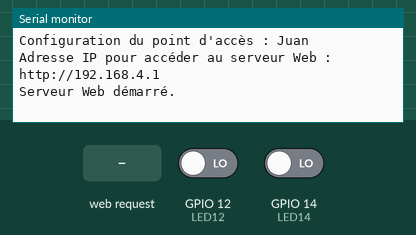
Simulated run of this sketch. Board: ESP32. Parts: the last lines printed to the serial monitor. The test bench sets the inputs (shaded band); at power-on: GPIO 12 (LED12) LOW, GPIO 14 (LED14) LOW.

Above: at 1.2 s.
1.3 s: HTTP request GET /on12 received
At 1.8 s:
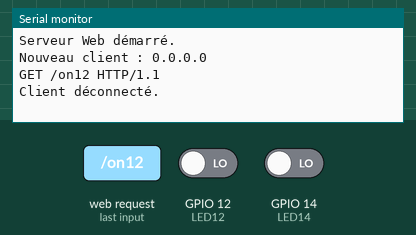
2.8 s: HTTP request GET /off12 received
At 4.0 s:
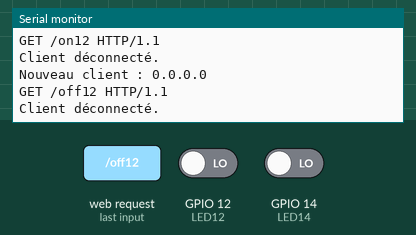
4.3 s: HTTP request GET /consulta received
At 5.3 s:
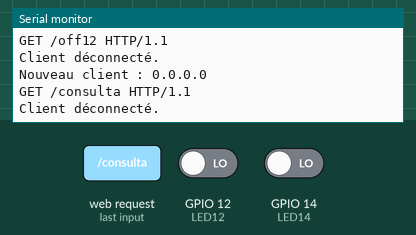

The sketch:

allumer_2led_via_phone.ino
```cpp
// Allumer et éteindre des LED à l'aide de boutons via un point d'accès Wi-Fi (SoftAP).

#include <WiFi.h>
#include <WiFiClient.h>
#include <WiFiAP.h>

// Paramètres du réseau Wi-Fi
const char* nomReseau = "Juan";
const char* motDePasse = "123456789";

// Création du serveur Web sur le port 80
WiFiServer serveur(80);

// Définition des broches des LED
#define LED12  12    // LED connectée à la broche 12
#define LED14  14    // LED connectée à la broche 14

String etat = "";
int delaiReconnexion = 30000; // Délai de reconnexion de 30 secondes.

void setup() {
  Serial.begin(115200);

  // Configuration du point d'accès Wi-Fi
  Serial.println();
  Serial.print("Configuration du point d'accès : ");
  Serial.println(nomReseau);

  WiFi.softAP(nomReseau, motDePasse);
  IPAddress adresseIP = WiFi.softAPIP();

  // Affichage de l'adresse IP du serveur Web
  Serial.print("Adresse IP pour accéder au serveur Web : ");
  Serial.print("http://");
  Serial.println(adresseIP);

  // Démarrage du serveur Web
  serveur.begin();
  Serial.println("Serveur Web démarré.");
}

void loop() {

  // Si la connexion est perdue, tenter de réactiver le point d'accès
  // toutes les 30 secondes.
  if ((WiFi.status() != WL_CONNECTED) && (millis() > delaiReconnexion)) {
    Serial.println("Tentative de réactivation du point d'accès Wi-Fi...");
    WiFi.softAP(nomReseau, motDePasse);
    delaiReconnexion = millis() + 30000;
  }

  // Vérification de la connexion d'un nouveau client
  WiFiClient client = serveur.available();

  if (!client) {
    return;
  }

  Serial.print("Nouveau client : ");
  Serial.println(client.remoteIP());

  // Attendre que le client envoie des données
  // while (!client.available()) {
  //   delay(1);
  // }

  /////////////////////////////////////////////////////
  // Lecture des informations envoyées par le client
  String requete = client.readStringUntil('\r');
  Serial.println(requete);

  // Traitement de la requête du client
  if (requete.indexOf("on12") != -1) {
    digitalWrite(LED12, HIGH);
    etat = "LED12 ALLUMEE";
  }

  if (requete.indexOf("off12") != -1) {
    digitalWrite(LED12, LOW);
    etat = "LED12 ETEINTE";
  }

  if (requete.indexOf("on14") != -1) {
    digitalWrite(LED14, HIGH);
    etat = "LED14 ALLUMEE";
  }

  if (requete.indexOf("off14") != -1) {
    digitalWrite(LED14, LOW);
    etat = "LED14 ETEINTE";
  }

  if (requete.indexOf("consulta") != -1) {
    etat = "";

    if (digitalRead(LED12) == HIGH) {
      etat = "LED12 ALLUMEE,";
    } else {
      etat = "LED12 ETEINTE,";
    }

    if (digitalRead(LED14) == HIGH) {
      etat = etat + "LED14 ALLUMEE";
    } else {
      etat = etat + "LED14 ETEINTE";
    }
  }

  //////////////////////////////////////////////
  // Envoi de la réponse de la page Web

  client.println("HTTP/1.1 200 OK");
  client.println("Content-Type: text/html");
  client.println(""); // Ligne vide obligatoire pour séparer l'en-tête du contenu.
  client.println(etat); // Transmission de l'état des LED au client.

  client.flush();
  client.stop();

  Serial.println("Client déconnecté.");
}
```

Measured:
- after the input at 1.3 s, the serial monitor: prints a new line at once (image 1)
- after the input at 2.8 s, the serial monitor: prints a new line at once (image 2)
- after the input at 4.3 s, the serial monitor: prints a new line at once (image 3)
